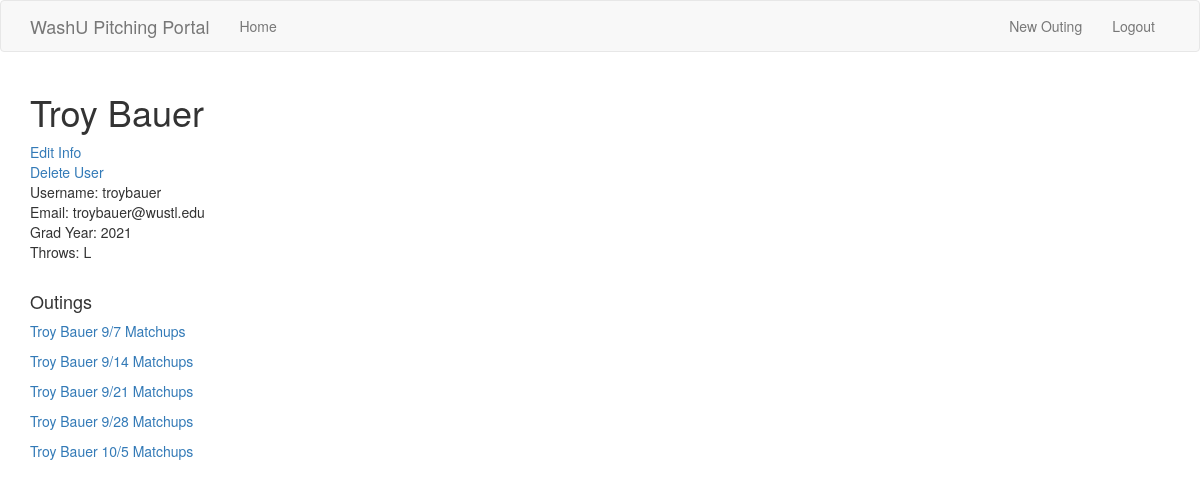
The app's page /pitcher/18 (signed in) with its own data.
### app/models.py (models this page shows, shortened)
class User(UserMixin, db.Model):
    id = db.Column(db.Integer, primary_key=True)
    admin = db.Column(db.Boolean, index=True)
    username = db.Column(db.String(64), index=True, unique=True)
    email = db.Column(db.String(120), index=True, unique=True)
    password_hash = db.Column(db.String(128))
    firstname = db.Column(db.String(64))
    lastname = db.Column(db.String(64))
    grad_year = db.Column(db.String(8), index=True)
    throws = db.Column(db.String(8), index=True)
    outings = db.relationship('Outing', backref='pitcher', lazy='dynamic')
    def __repr__(self):
        return f'{self.firstname} {self.lastname}'

class Outing(db.Model):
    id = db.Column(db.Integer, primary_key=True)
    date = db.Column(db.Date, index=True)
    opponent_id = db.Column(db.Integer,
                            db.ForeignKey('opponent.id'),
                            index=True)
    user_id = db.Column(db.Integer, db.ForeignKey('user.id'), index=True)
    season_id = db.Column(db.Integer, db.ForeignKey('season.id'), index=True)
    at_bats = db.relationship('AtBat', backref='outing', lazy='dynamic')
    def __repr__(self):
        year = self.date.year
        month = self.date.month
        day = self.date.day
        pitcher = User.query.filter_by(id=self.user_id).first()
        return f'{pitcher} {month}/{day} {self.opponent}'

class Opponent(db.Model):
    id = db.Column(db.Integer, primary_key=True)
    name = db.Column(db.String(64), index=True)
    outings = db.relationship('Outing', backref='opponent', lazy='dynamic')
    batters = db.relationship('Batter', backref='opponent', lazy='dynamic')
    def __repr__(self):
        return self.name

### app/routes.py (the view)
@app.route('/pitcher/<id>', methods=['GET', 'POST'])
@login_required
def pitcher(id):
    pitcher = User.query.filter_by(id=id).first()
    if not pitcher:
        flash('URL does not exist')
        return redirect(url_for('index'))
    if pitcher.grad_year == 'Coach/Manager':
        flash('Cannot show outings for Coach/Manager')
        return redirect(url_for('index'))
    outings = pitcher.outings
    return render_template('main/pitcher.html',
                           title=pitcher,
                           pitcher=pitcher)

### app/models.py (called while the page is built)
@login.user_loader
def load_user(id):
    return User.query.get(int(id))

### app/templates/main/pitcher.html
{% extends "base.html" %}
{% block app_content %}
    <h1>
        {{ pitcher }}
    </h1>
    <div>
        <a href="">Edit Info</a> <br>
        <a href="">Delete User</a> <br>
        Username: {{ pitcher.username }} <br>
        Email: {{ pitcher.email }} <br>
        Grad Year: {{ pitcher.grad_year }} <br>
        Throws: {{ pitcher.throws }} <br>
    </div>
    <br>
    <h4>Outings</h4>
    <div>
        {% for o in pitcher.outings %}
        <p>
            <a href="{{ url_for('outing', id=o.id) }}">{{ o }}</a>
        </p>
        {% endfor %}
    </div>
{% endblock %}

### records on screen
User: firstname+lastname "Troy Bauer", username "troybauer", email "troybauer@wustl.edu", grad_year "2021", throws "L"
Outing: date+user "Troy Bauer 9/7 Matchups"
Outing: date+user "Troy Bauer 9/14 Matchups"
Outing: date+user "Troy Bauer 9/21 Matchups"
Outing: date+user "Troy Bauer 9/28 Matchups"
Outing: date+user "Troy Bauer 10/5 Matchups"
